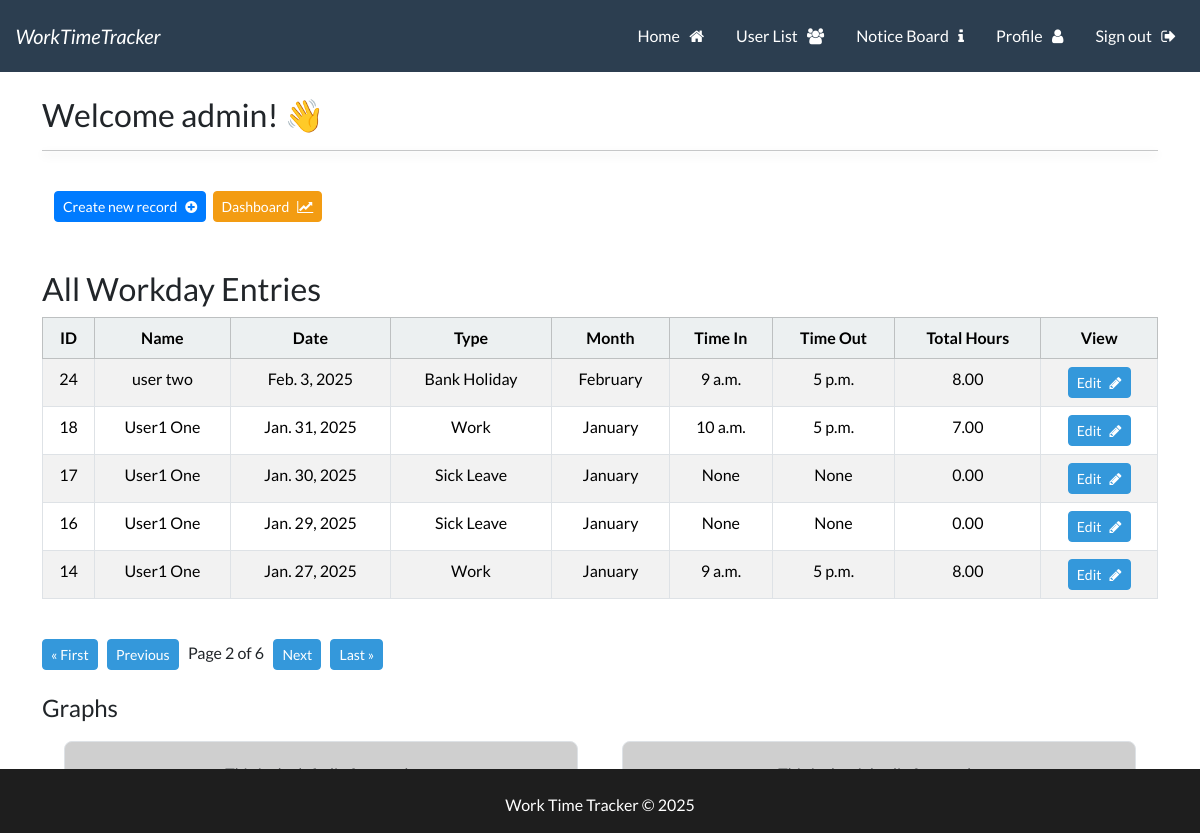
/wttapp?page=2 (signed in), run on an earlier commit of the app's database.
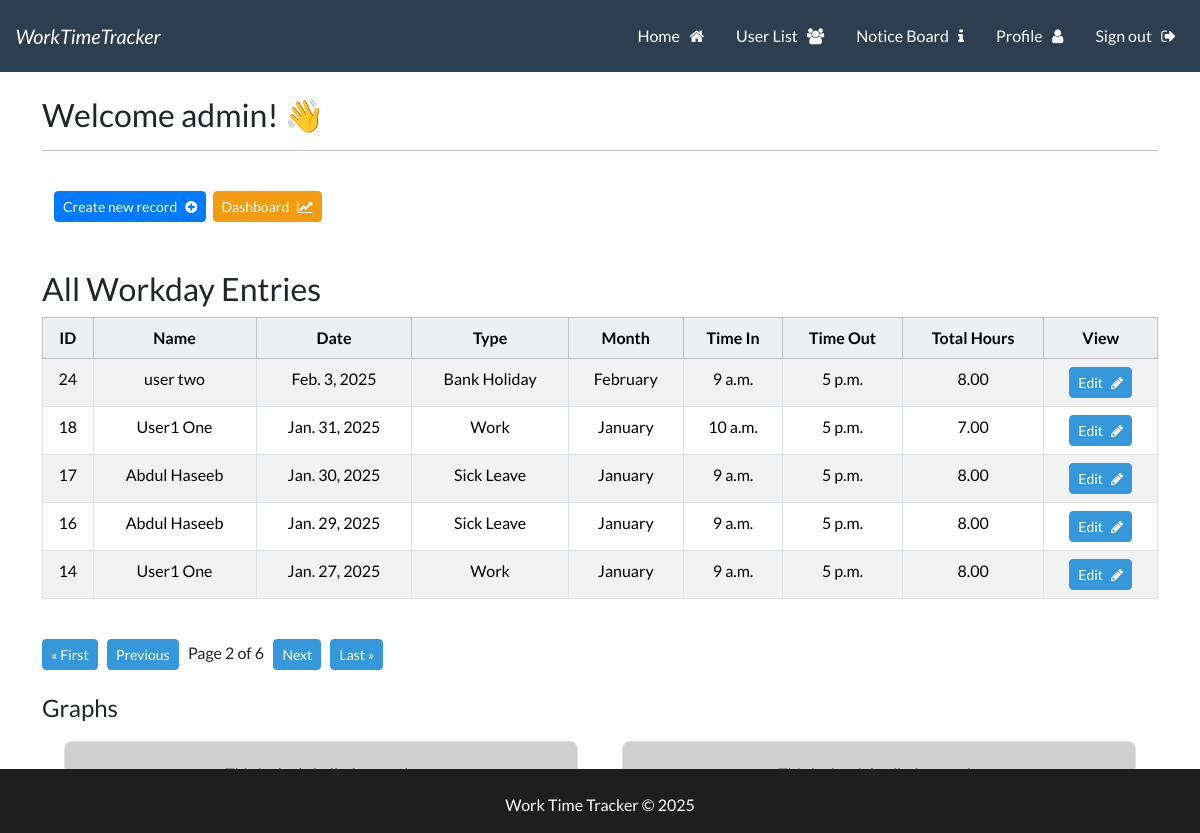
And on a later commit of the database.
### wttapp/models.py (models this page shows, shortened)
class Workday(models.Model):
    user = models.ForeignKey(User, related_name='user_workdays', on_delete=models.CASCADE)
    WORKDAY_TYPE_CHOICES = [
        ('Work', 'Work'),
        ('Sick Leave', 'Sick Leave'),
        ('Annual Leave', 'Annual Leave'),
        ('Bank Holiday', 'Bank Holiday'),
    ]
    MONTH_CHOICES = [
        ('January', 'January'),
        ('February', 'February'),
        ('March', 'March'),
        ('April', 'April'),
        ('May', 'May'),
        ('June', 'June'),
        ('July', 'July'),
        ('August', 'August'),
        ('September', 'September'),
        ('October', 'October'),
        ('November', 'November'),
        ('December', 'December'),
    ]
    id = models.AutoField(primary_key=True)
    date = models.DateField()
    year = models.IntegerField(default=datetime.now().year)
    month = models.CharField(
        max_length=20,
        choices=MONTH_CHOICES,
        default=get_current_month,
    )
    workday_type = models.CharField(
        max_length=20,
        choices=WORKDAY_TYPE_CHOICES,
        default='Work',
    )
    time_in = models.TimeField(blank=True, null=True)
    time_out = models.TimeField(blank=True, null=True)
    @property
    def total_hours(self):
        if self.time_in and self.time_out:
            time_in_dt = datetime.combine(date.today(), self.time_in)
            time_out_dt = datetime.combine(date.today(), self.time_out)
            time_diff = time_out_dt - time_in_dt
            return time_diff.total_seconds() / 3600  # Convert seconds to hours
        return 0

### UserLogin/models.py (models this page shows, shortened)
class UserProfile(models.Model):
    user = models.OneToOneField(User, related_name='user_profile', on_delete=models.CASCADE)
    username = models.CharField(max_length=150, editable=False)  # Automatically populated
    firstname = models.CharField(max_length=30, null=False, editable=True)  # Automatically populated
    lastname = models.CharField(max_length=150, null=False, editable=True)  # Automatically populated
    email = models.EmailField(null=True, editable=True)  # Automatically populated
    emergency_contact = models.CharField(max_length=100, blank=True, null=True, help_text="Emergency contact name and number.")
    manager_name = models.ForeignKey(
        User,
        related_name='user_manager',
        on_delete=models.SET_NULL,
        blank=True,
        null=True,
    )
    POSITION_CHOICES = [
        ('Staff', 'Staff'),
        ('Manager', 'Manager'),
        ('System Admin', 'System Admin'),
    ]
    position = models.CharField(
        max_length=20,
        choices=POSITION_CHOICES,
        default='Staff',
        help_text="This can be edited by your manager or System admin."
    )
    STATUS_CHOICES = [
        ('Active', 'Active'),
        ('Former', 'Former'),
    ]
    status = models.CharField(
        max_length=10,
        choices=STATUS_CHOICES,
        default='Active',
        help_text="User status (Active or Former)."
    )
    profile_picture = models.ImageField(upload_to='profile_pictures', blank=True, null=True)

### wttapp/views.py (the view)
# urls.py: 2. Add a URL to urlpatterns:  path('', views.home, name='home')
@login_required
def home(request):
    user_profile = UserProfile.objects.get(user=request.user)
    if user_profile.status == 'Active' and user_profile.position in ['System Admin', 'Manager']:
        records_list = Workday.objects.select_related('user__user_profile').all().order_by('-date')  # Show all records
    else:
        records_list = Workday.objects.select_related('user__user_profile').filter(user=request.user).order_by('-date')  # Show only the user's records
    paginator = Paginator(records_list, 5)  # Show 5 records per page
    page = request.GET.get('page', 1)  # Get the current page number from the request
    try:
        records = paginator.page(page)
    except PageNotAnInteger:
        records = paginator.page(1)
    except EmptyPage:
        records = paginator.page(paginator.num_pages)
    return render(request, 'wttapp/home.html', {'records': records, 'user_profile': user_profile})

### templates/wttapp/home.html (shortened to what this page needs)
{% extends 'base.html' %}
{% load static %}
{% block content %}
<h3> Welcome {{user}}! 👋 </h3>
<hr>
<br>
<div class="container-fluid">
    <div class="row">
        <div class="col-md-6 col-12">
                <a class="btn btn-primary btn-sm" href="{% url 'create_record' %}">Create new record &nbsp; <i class="fa fa-plus-circle" aria-hidden="true"></i></a>&nbsp;
                <a class="btn btn-warning btn-sm ml-auto" href="{% url 'dashboard' %}">Dashboard &nbsp; <i class="fa fa-line-chart" aria-hidden="true"></i></a>
        </div>
    </div>
</div>
<br><br>
{% if user_profile.status == 'Active' and user_profile.position in 'System Admin Manager' %}
    <h3>All Workday Entries</h3>
{% else %}
    <h3>Your Workday Entries</h3>
{% endif %}
<table class="table table-hover table-striped  table-bordered text-center">
    <thead class="table-light">
        <tr>
            <th scope="col">ID</th>
            <th scope="col">Name</th>
            <th scope="col">Date</th>
            <th scope="col">Type</th>
            <th scope="col">Month</th>
            <th scope="col">Time In</th>
            <th scope="col">Time Out</th>
            <th scope="col">Total Hours</th>
            <th scope="col">View</th>
        </tr>
    </thead>
    <tbody>
        {% if records %}
        {% for record in records %}
        <tr>
            <td>{{ record.id }}</td>
            <td>{{ record.user.user_profile.firstname }} {{ record.user.user_profile.lastname }} </td>
            <td>{{ record.date }}</td>
            <td>{{ record.get_workday_type_display }}</td>
            <td>{{ record.get_month_display }}</td>
            <td>{{ record.time_in }}</td>
            <td>{{ record.time_out }}</td>
            <td>{{ record.total_hours|floatformat:2 }}</td>
            <td>
                <a href="{% url 'edit_workday' record.id %}" class="btn btn-info btn-sm">Edit &nbsp; <i class="fa fa-pencil" aria-hidden="true"></i></a>
        </tr>
        {% endfor %}
        {% endif %}
    </tbody>
</table>
<br>
<div class="pagination">
    <span class="step-links">
        {% if records.has_previous %}
        <a class="btn btn-info btn-sm btn-info" href="?page=1">&laquo; First</a> &nbsp;
        <a class="btn btn-info btn-sm btn-info" href="?page={{ records.previous_page_number }}">Previous</a> &nbsp;
        {% endif %}
        <span class="current">
            Page {{ records.number }} of {{ records.paginator.num_pages }} &nbsp;
        </span>
        {% if records.has_next %}
        <a class="btn btn-info btn-sm btn-secondary" href="?page={{ records.next_page_number }}">Next</a> &nbsp;
        <a class="btn btn-info btn-sm btn-secondary" href="?page={{ records.paginator.num_pages }}">Last &raquo;</a>
        {% endif %}
    </span>
</div>
<br>
<h4>Graphs</h4>
<div class="container-fluid">
    <div class="row">
        <div class="col-md-6 col-12">
            <div class="custom-div">
                <p class="text-muted">This is the left div for graph.</p>
            </div>
        </div>
        <div class="col-md-6 col-12">
            <div class="custom-div">
                <p class="text-muted">This is the right div for pragh. </p>
            </div>
        </div>
    </div>
</div>
{% endblock %}

### templates/base.html (shortened to what this page needs)
{% load static %}
<!DOCTYPE html>
<html lang="en">
<head>
    <link href="https://bootswatch.com/5/flatly/bootstrap.min.css" rel="stylesheet">
    <link rel="stylesheet" href="https://cdnjs.cloudflare.com/ajax/libs/font-awesome/4.7.0/css/font-awesome.min.css">
    <link rel="stylesheet" href="{% static 'css/styles.css' %}">
    <link rel="stylesheet" href="https://cdn.jsdelivr.net/npm/flatpickr/dist/flatpickr.min.css">
</head>
<body>
    {% include 'navbar.html' %}
    <div class="container">
        <br>
        {% block content %}{% endblock %}
    </div>
</body>
</html>

### templates/navbar.html (shortened to what this page needs)
<nav class="navbar navbar-expand-lg navbar-dark bg-primary justify-content-center">
    <a class="navbar-brand main-heading ml-auto logo" href="{% url 'index' %}">&nbsp; &nbsp; <i>WorkTimeTracker</i></a>
    <div class="collapse navbar-collapse text-center" id="navbarNavDropdown">
        <ul class="navbar-nav ms-auto">
            {% if user.is_authenticated %}
            <li class="nav-item me-3">
                <a class="nav-link" href="{% url 'index' %}">Home &nbsp; <i class="fa fa-home" aria-hidden="true"></i>
                </a>
            </li>
            {% if user.user_profile.position == 'Manager' or user.user_profile.position == 'System Admin' %}
            <li class="nav-item me-3">
                <a class="nav-link" href="{% url 'user_list' %}">User List &nbsp; <i class="fa fa-users" aria-hidden="true"></i></a>
            </li>
            {% endif %}
            <li class="nav-item me-3">
                <a class="nav-link" href="#">Notice Board &nbsp; <i class="fa fa-info" aria-hidden="true"></i> </a>
            </li>
            <li class="nav-item me-3">
                <a class="nav-link" href="{% url 'profile' %}">Profile &nbsp; <i class="fa fa-user"
                        aria-hidden="true"></i> </a>
            </li>
            <li class="nav-item me-3">
                <a class="nav-link" href="{% url 'login' %}">Sign out &nbsp; <i class="fa fa-sign-out"
                        aria-hidden="true"></i> </a>
            </li>
        </ul>
        {% endif %}
    </div>
</nav>
<footer>
    <div class="container footer-container">
        <br>
        <p class="text-center">Work Time Tracker &copy; 2025</p>
    </div>
</footer>

### static/css/styles.css (style rules this page uses)
hr { box-shadow: 0 4px 10px rgba(0.8, 0.8, 0.8, 0.8); }
a { text-decoration: none; }
html, body { height: 100%; margin: 0; }
.custom-div { background-color: #cfcfcf; border: 1px solid #dee2e6; padding: 20px; margin: 10px; border-radius: 8px; text-align: center; }
.logo { float: left; }
footer { position: fixed; left: 0; bottom: 0; margin-top: auto; width: 100%; background-color: #1e1e1e; color: white; text-align: center; padding: 0 40px; text-decoration: none; }
.btn-primary { background-color: #007bff; border-color: #007bff; }

What changed in the data, as far as the page shows it:
changed Workday "Jan. 30, 2025": user.user_profile.firstname "User1" → "Abdul"; user.user_profile.lastname "One" → "Haseeb"; time_in "None" → "9 a.m."; time_out "None" → "5 p.m."; total_hours "0.00" → "8.00"
changed Workday "Jan. 29, 2025": user.user_profile.firstname "User1" → "Abdul"; user.user_profile.lastname "One" → "Haseeb"; time_in "None" → "9 a.m."; time_out "None" → "5 p.m."; total_hours "0.00" → "8.00"
